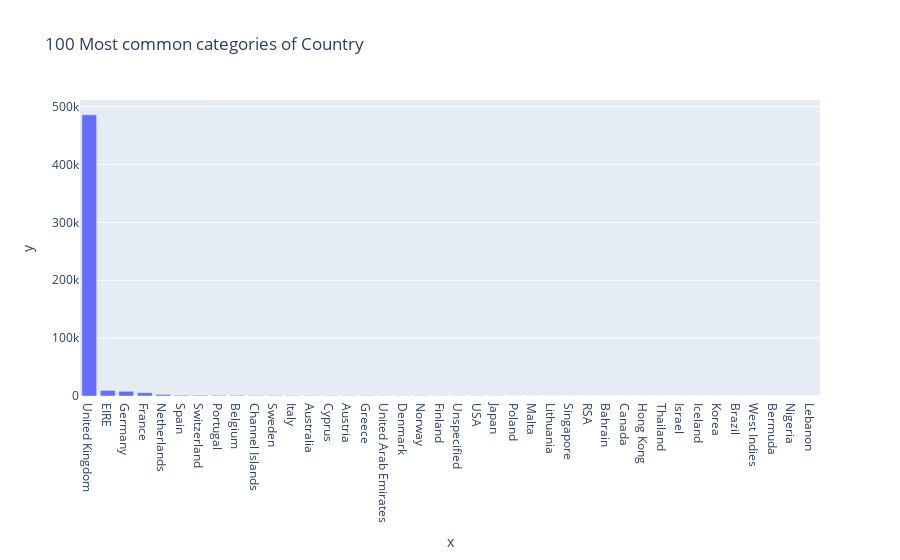

The notebook cell this image was saved under:
### Markdown cell above
Análisis de la serie Fecha de recibo

    - Del gráfico se observan la cantidad de compras realizadas para deteminadas fechas, y se tiene que en general, no hay grandes diferencias a lo largo del año. Existe un leve descenso en las compras para entre los meses de enero a marzo, y una mayor concentración de compras para el período de navidad.

### Code cell
profile_serie(df_retail['Country'])

### Figure 1 — Plotly figure (JSON) as saved in the notebook; plotly's stock layout.template omitted (floating-point values rounded to 4 significant figures)
{"data": [{"alignmentgroup": "True", "hovertemplate": "x=%{x}<br>y=%{y}<extra></extra>", "legendgroup": "", "marker": {"color": "#636efa", "pattern": {"shape": ""}}, "name": "", "offsetgroup": "", "orientation": "v", "showlegend": false, "textposition": "auto", "type": "bar", "x": ["United Kingdom", "EIRE", "Germany", "France", "Netherlands", "Spain", "Switzerland", "Portugal", "Belgium", "Channel Islands", "Sweden", "Italy", "Australia", "Cyprus", "Austria", "Greece", "United Arab Emirates", "Denmark", "Norway", "Finland", "Unspecified", "USA", "Japan", "Poland", "Malta", "Lithuania", "Singapore", "RSA", "Bahrain", "Canada", "Hong Kong", "Thailand", "Israel", "Iceland", "Korea", "Brazil", "West Indies", "Bermuda", "Nigeria", "Lebanon"], "xaxis": "x", "y": [485852, 9670, 8129, 5772, 2769, 1278, 1187, 1101, 1054, 906, 902, 731, 654, 554, 537, 517, 432, 428, 369, 354, 310, 244, 224, 194, 172, 154, 117, 111, 107, 77, 76, 76, 74, 71, 63, 62, 54, 34, 32, 13], "yaxis": "y"}], "layout": {"barmode": "relative", "legend": {"tracegroupgap": 0}, "title": {"text": "100 Most common categories of Country"}, "xaxis": {"anchor": "y", "domain": [0, 1], "title": {"text": "x"}}, "yaxis": {"anchor": "x", "domain": [0, 1], "title": {"text": "y"}}}}
